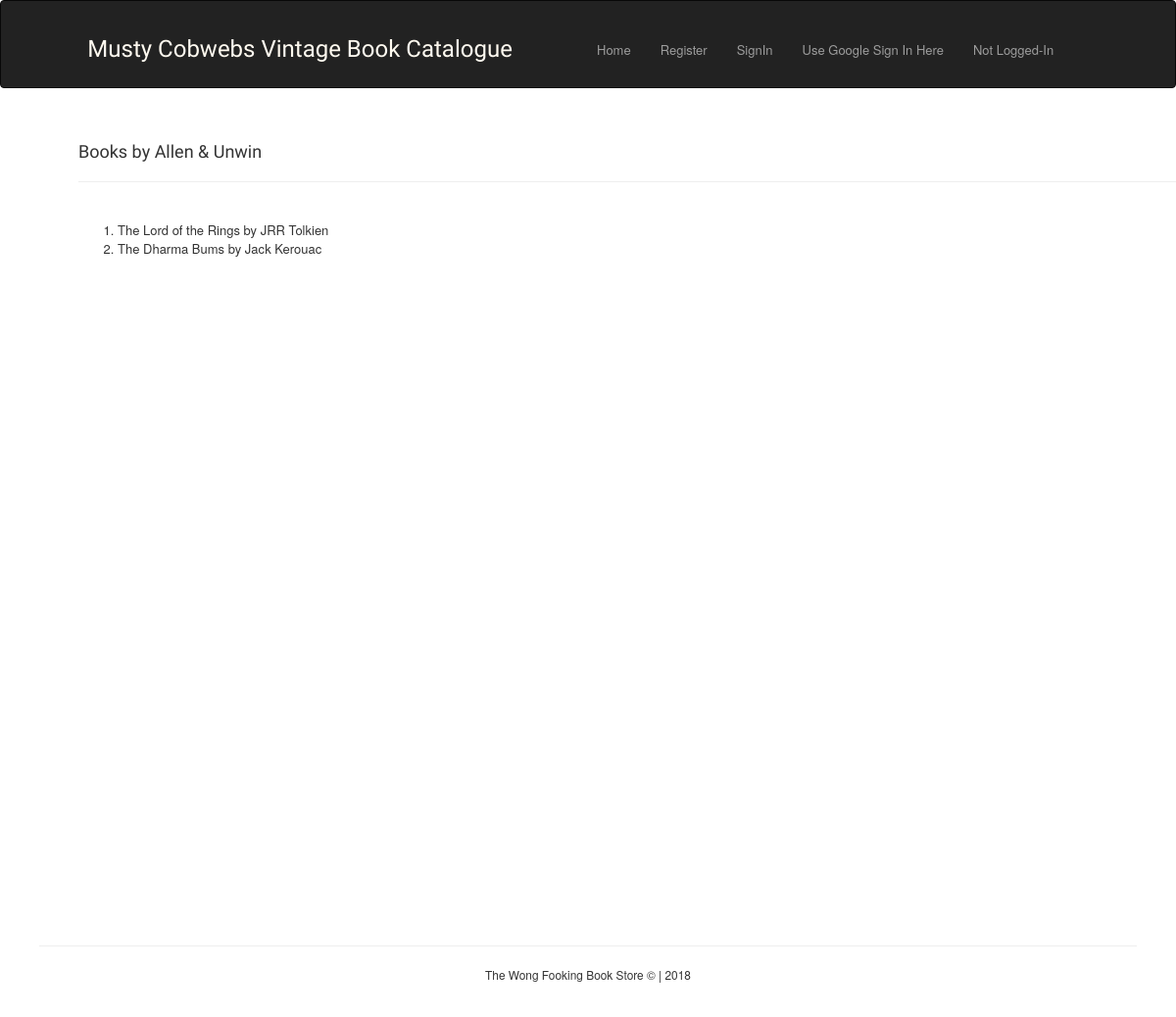
The app's page /display/publisher/1 with its own data.
### database_setup.py (models this page shows)
class Publication(Base):
    __tablename__ = 'publication'
    id = Column(Integer, primary_key=True)
    name = Column(String(80), nullable=False)

class Book(Base):
    __tablename__ = 'book'
    id = Column(Integer, primary_key=True)
    title = Column(String(500), nullable=False, index=True)
    author = Column(String(350))
    genre = Column(String(50))
    format = Column(String(50))
    image = Column(String(250))
    num_pages = Column(Integer)
    pub_date = Column(String(20))
    pub_id = Column(Integer, ForeignKey('publication.id'))

### project.py (the view)
@app.route('/display/publisher/<publisher_id>')
def display_publisher(publisher_id):
    publisher = session.query(Publication).filter_by(id=publisher_id).first()
    publisher_books = session.query(Book).filter_by(pub_id = publisher.id).all()
    return render_template('publisher.html', publisher=publisher,
                           publisher_books=publisher_books)

### templates/publisher.html
{% extends 'layout.html' %}
{% block content %}
    <div class="container publisher">
        <h4>Books by {{ publisher.name }}</h4>
        <hr><br>
        <ol>
            {% for book in publisher_books %}
            <li type="1">
                {{ book.title }} by {{ book.author }}
            </li>
            {% endfor %}
        </ol>
    </div>
{% endblock %}

### static/css/styles.css (style rules this page uses)
html, body { height: 100%; margin: 0; padding: 0 }
h1, h2, h3, h4 { font-family: Sansita, serif }
p, li { font-size: small }
.publisher { padding: 25px; position: relative; left: 40px }

### records on screen
Publication: name "Allen & Unwin"
Book: title "The Lord of the Rings", author "JRR Tolkien"
Book: title "The Dharma Bums", author "Jack Kerouac"
